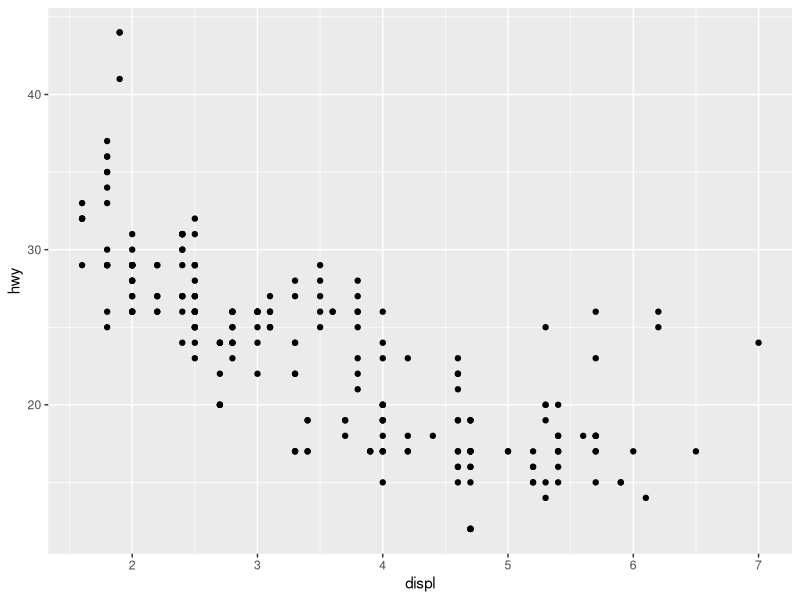
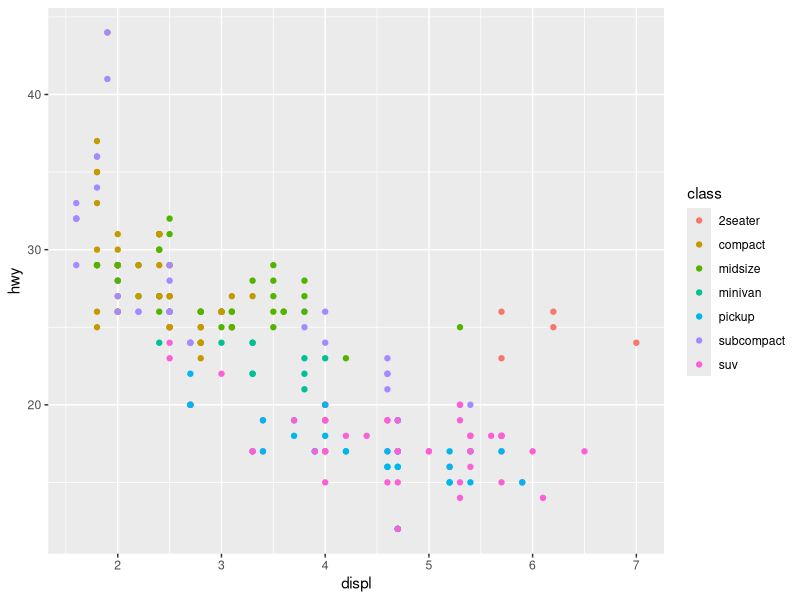
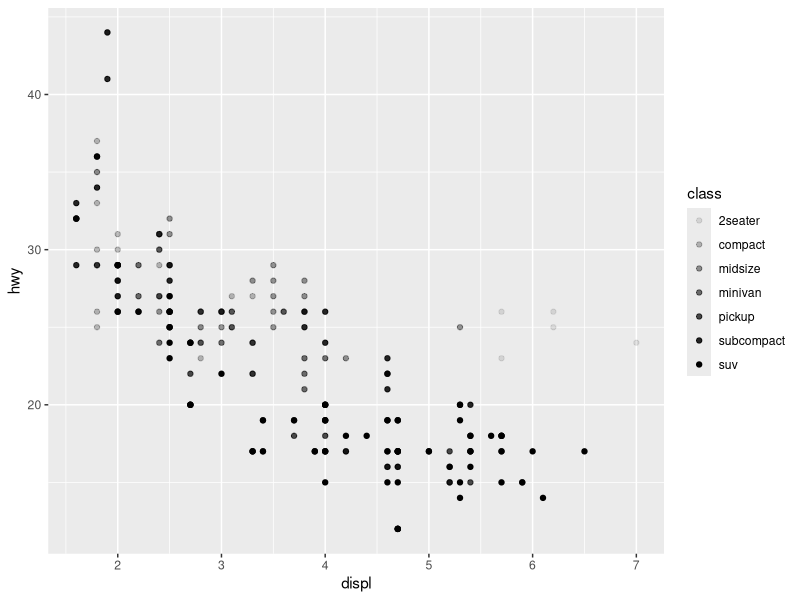
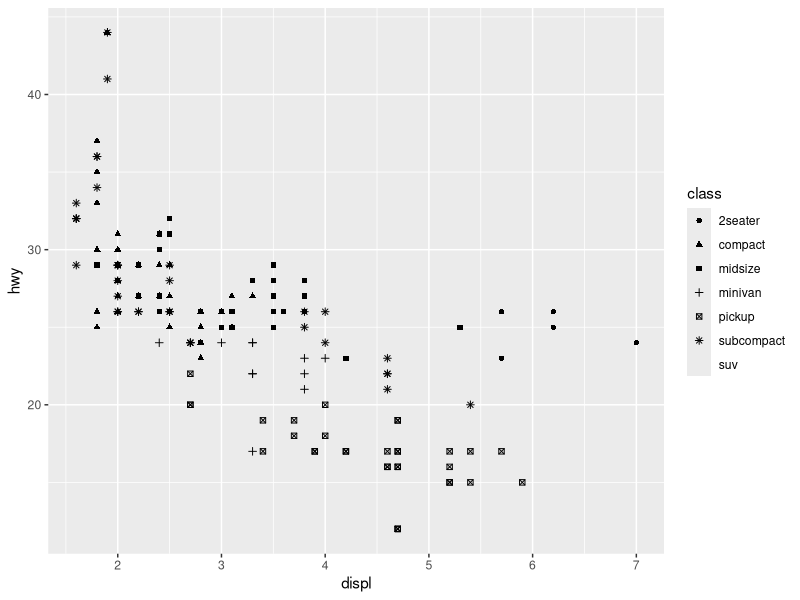
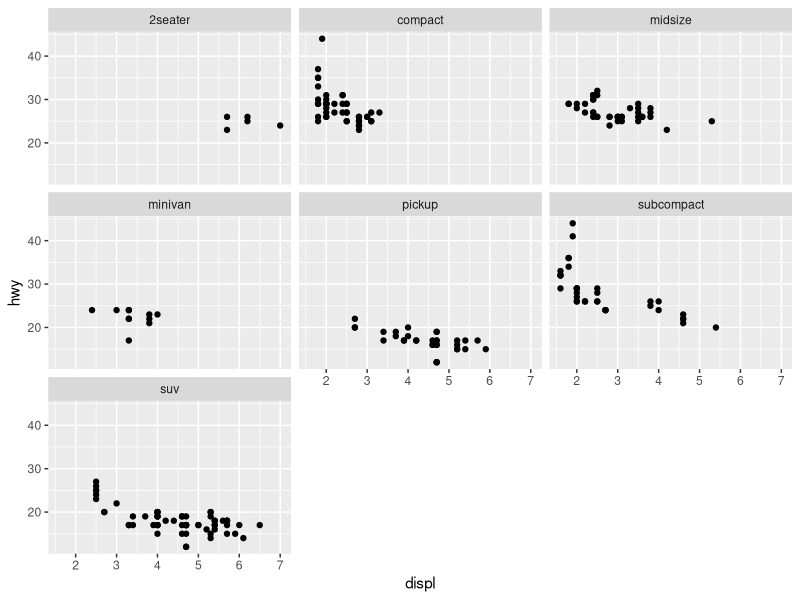
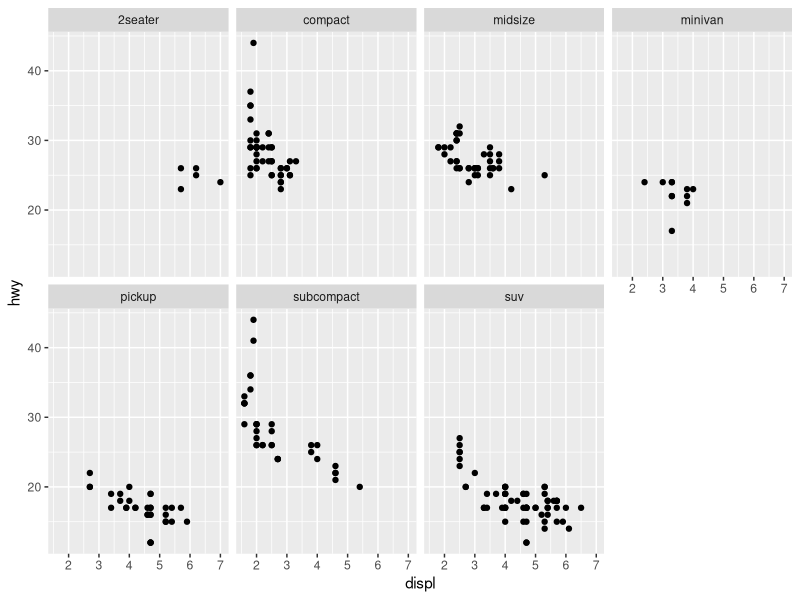
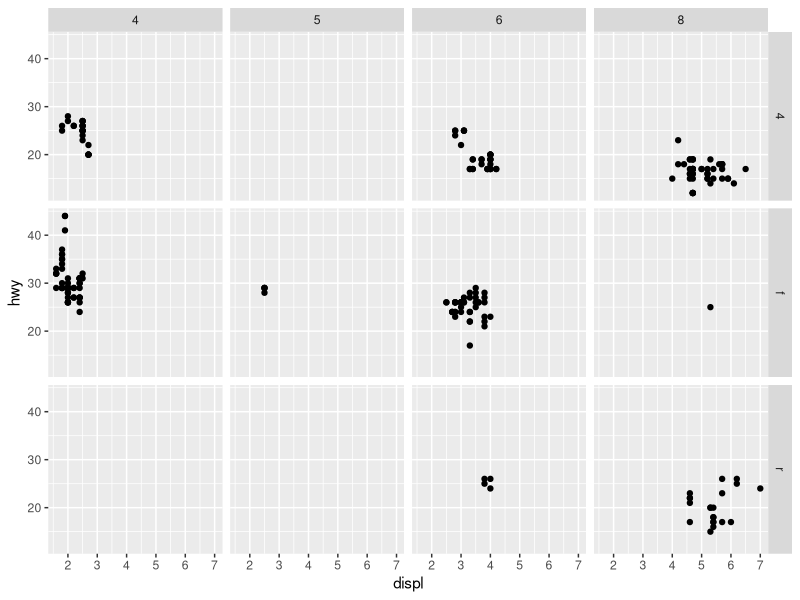
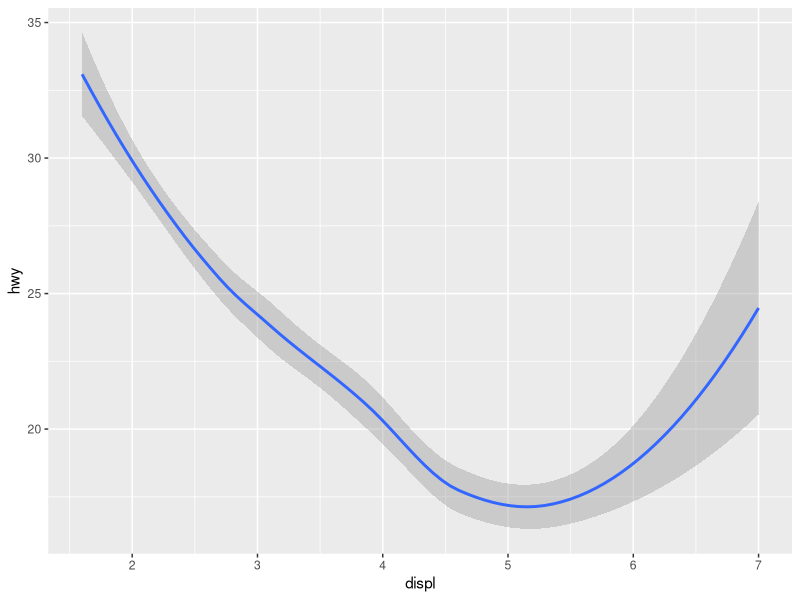

R code for these plots, in order:
# Book: R for Data Science https://r4ds.had.co.nz
# Chapters 1-4 

# Some RStudio’s keyboard shortcuts:
# 
#  Alt + - (the minus sign) -  <- (assignment sign)
# Ctrl + Shift + C – comment/uncomment
# ?command or help(command) - help
# Ctrl + Enter - run selected lines (see menu Code)
# Ctrl + L – clear console

# theme Cobalt: Tools - Global Options - Appearance - Cobalt - Apply

# View - Panes - Show all panes


# Visualization----------------------------------------------------------------



# 1. First steps---------------------------------------------------------------

# install.packages("ggplot2")

library(ggplot2)
?ggplot2

# Install a package once, reload it every time you start a new session.

# Check in Packages, what libraries are installed (their versions) and loaded.

# package::function() - to be explicit about where a function (or dataset) comes from.
# e.g. ggplot2::ggplot() When to use this?

View(mpg)

mpg

str(mpg)


mpg$model

mpg$model[1:10]

unique(mpg$model)

# How to get help about mpg?

?mpg

# Creating a scatterplot (gallon = 3.8 l)
ggplot(data = mpg) + 
  geom_point(mapping = aes(x = displ, y = hwy))


# Check Plots pane.

# What does the plot show?

# ggplot(data = mpg) creates an empty graph.
# geom_points() adds a layer of points to your plot.
# Mapping argument is always paired with aes().


# x and y of aes() specify which variables to map to the x and y axes.

# Set working directory and save plot to it.
# More info about save() https://ggplot2.tidyverse.org/reference/ggsave.html 

getwd()
# if you work local, you can set working dir by setwd
# e.g. seywd("D:/R projects/ds-courses/BSU/visualization")

ggsave("img/mpg.pdf")
ggsave("img/mpg.png")

# use .gitignore not to commit some files or directories


# 2. Aesthetic mappings--------------------------------------------------------

# How to visualize three variables on one plot?

ggplot(data = mpg) + 
  geom_point(mapping = aes(x = displ, y = hwy, color = class))

# Does it explains outliers?

# Two other ways
ggplot(data = mpg) + 
  geom_point(mapping = aes(x = displ, y = hwy, alpha = class))

ggplot(data = mpg) + 
  geom_point(mapping = aes(x = displ, y = hwy, shape = class))



# 3. Facets--------------------------------------------------------------------

# To facet by a single variable use facet_wrap().
ggplot(data = mpg) + 
  geom_point(mapping = aes(x = displ, y = hwy)) + 
  facet_wrap(~ class)

ggplot(data = mpg) + 
  geom_point(mapping = aes(x = displ, y = hwy)) + 
  facet_wrap(~ class, nrow = 2)

# To facet by two variables use facet_grid(). 
ggplot(data = mpg) + 
  geom_point(mapping = aes(x = displ, y = hwy)) + 
  facet_grid(drv ~ cyl)



# 4. Geometric objects---------------------------------------------------------

# Which geom have we already used? (geom_point)

ggplot(data = mpg) + 
  geom_smooth(mapping = aes(x = displ, y = hwy))

# Not every aesthetic works with every geom, e.g. shape of a point and linetype of a line.

# Use linetype to add drv to the previous plot.
ggplot(data = mpg) + 
  geom_smooth(mapping = aes(x = displ, y = hwy, linetype = drv))
 
# More geoms - ggplot2 cheatsheet at https://www.rstudio.com/resources/cheatsheets/

# Multiple geoms in the same plot
ggplot(data = mpg) + 
  geom_point(mapping = aes(x = displ, y = hwy)) +
  geom_smooth(mapping = aes(x = displ, y = hwy))



# 5. Statistical transformations-----------------------------------------------
# geom_bar()
# https://ggplot2.tidyverse.org/reference/geom_bar.html
ggplot(data = mpg) + 
  geom_bar(mapping = aes(x = class))

# The same as previous written in a short form
ggplot(mpg, aes(class)) + 
  geom_bar()

df <- data.frame(x = rep(c(2.9, 3.1, 4.5), c(5, 10, 4)))
ggplot(df, aes(x)) + geom_bar()

ggplot(data = mpg) + 
  geom_bar(mapping = aes(x = class, fill = drv))

ggplot(data = mpg) + 
  geom_bar(mapping = aes(x = class, fill = drv), position = position_stack(reverse = TRUE)) +
  coord_flip() +
  theme(legend.position = "top")  

# geom_histigram()
# https://ggplot2.tidyverse.org/reference/geom_histogram.html
# bins = 30 by default
ggplot(mpg, aes(hwy)) +
  geom_histogram()

ggplot(mpg, aes(hwy)) +
  geom_histogram(binwidth = 5)

ggplot(mpg, aes(hwy)) +
  geom_histogram(bins = 40)

ggplot(mpg, aes(hwy, fill = class)) +
  geom_histogram()


# stat_summary() 
ggplot(mpg) + 
  stat_summary(
    mapping = aes(x = class, y = cty),
    fun.ymin = min,
    fun.ymax = max,
    fun.y = median
  )

# Boxplot explanation: https://en.wikipedia.org/wiki/Box_plot#cite_note-4, https://towardsdatascience.com/understanding-boxplots-5e2df7bcbd51
# geom_boxplot() & coord_flip()
ggplot(mpg, aes(x = class, y = cty)) + 
  geom_boxplot() +
  coord_flip()


# 6. Sum up--------------------------------------------------------------------
# Let's have a look through the code and sum up what we have learned.
